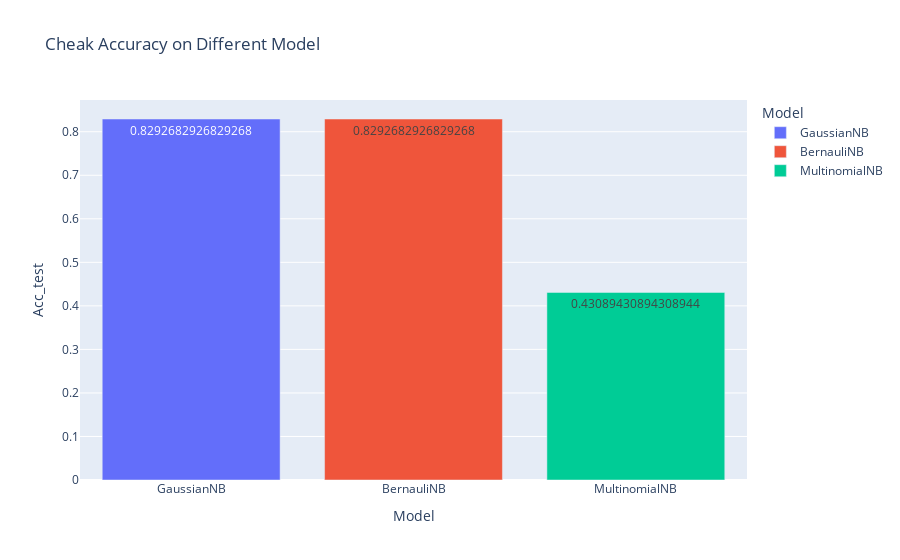

The notebook cell saved with this chart:
### Code cell
aa=px.bar(tab,x='Model',y="Acc_test",title="Cheak Accuracy on Different Model",text="Acc_test",color='Model')
aa.show()

### Figure 1 — Plotly figure (JSON) as saved in the notebook; plotly's stock layout.template omitted (floating-point values rounded to 4 significant figures)
{"data": [{"alignmentgroup": "True", "hovertemplate": "Model=%{x}<br>Acc_test=%{text}<extra></extra>", "legendgroup": "GaussianNB", "marker": {"color": "#636efa", "pattern": {"shape": ""}}, "name": "GaussianNB", "offsetgroup": "GaussianNB", "orientation": "v", "showlegend": true, "text": [0.8293], "textposition": "auto", "type": "bar", "x": ["GaussianNB"], "xaxis": "x", "y": [0.8293], "yaxis": "y"}, {"alignmentgroup": "True", "hovertemplate": "Model=%{x}<br>Acc_test=%{text}<extra></extra>", "legendgroup": "BernauliNB", "marker": {"color": "#EF553B", "pattern": {"shape": ""}}, "name": "BernauliNB", "offsetgroup": "BernauliNB", "orientation": "v", "showlegend": true, "text": [0.8293], "textposition": "auto", "type": "bar", "x": ["BernauliNB"], "xaxis": "x", "y": [0.8293], "yaxis": "y"}, {"alignmentgroup": "True", "hovertemplate": "Model=%{x}<br>Acc_test=%{text}<extra></extra>", "legendgroup": "MultinomialNB", "marker": {"color": "#00cc96", "pattern": {"shape": ""}}, "name": "MultinomialNB", "offsetgroup": "MultinomialNB", "orientation": "v", "showlegend": true, "text": [0.4309], "textposition": "auto", "type": "bar", "x": ["MultinomialNB"], "xaxis": "x", "y": [0.4309], "yaxis": "y"}], "layout": {"barmode": "relative", "legend": {"title": {"text": "Model"}, "tracegroupgap": 0}, "title": {"text": "Cheak Accuracy on Different Model"}, "xaxis": {"anchor": "y", "categoryarray": ["GaussianNB", "BernauliNB", "MultinomialNB"], "categoryorder": "array", "domain": [0, 1], "title": {"text": "Model"}}, "yaxis": {"anchor": "x", "domain": [0, 1], "title": {"text": "Acc_test"}}}}
